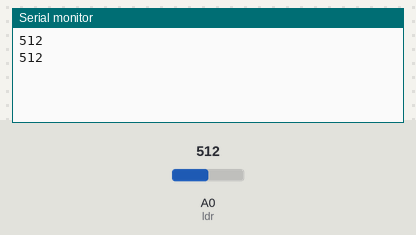
Bench run of a sketch on a simulated Arduino Uno, built with avr-gcc and run on an emulated ATmega328P. On the bench: the last lines printed to the serial monitor. The test bench sets the inputs (shaded band); at power-on: A0 (ldr) = 512.

Above: at 1.8 s.
1.9 s: A0 (ldr) set to 716
At 2.4 s:
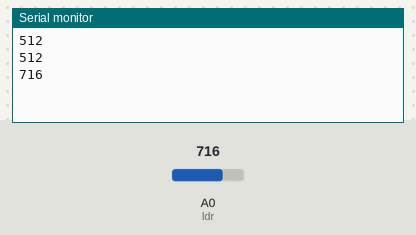
3.4 s: A0 (ldr) set to 900
At 4.8 s:
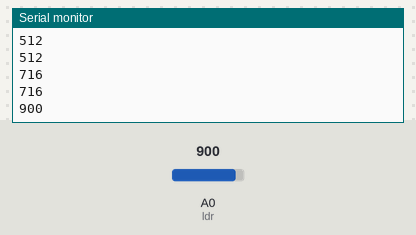
Timing chart, 0 to 6.4 s (numbered marks = the images above; inputs shaded):
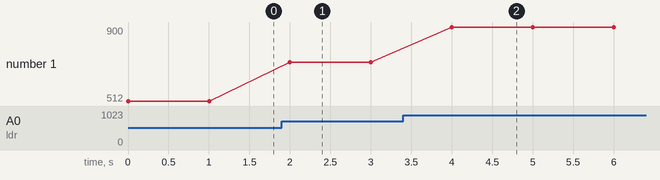

Measured:
- after the input at 1.9 s, the serial monitor: prints a new line after 0.10 s (image 1)
- after the input at 3.4 s, the serial monitor: prints a new line after 0.60 s (image 2)
- plotted number 1: 512 → 716 after the input at 1.9 s, 716 → 900 after the input at 3.4 s

The sketch:

LDR_Serial_Monitoring.ino
```cpp
int ldr= A0; //AO is the pin, ldr is a light depending resistor  Its declared here to provide public scope
void setup() {

pinMode(ldr ,INPUT);//we have pin,thsts the ip
 Serial.begin(9600); //to start serial comm.
}

void loop() {
  // put your main code here, to run repeatedly:
int ldr_data=analogRead(ldr);//to read data
Serial.println(ldr_data);//to print the read data
delay(1000);//to delay data output
}

//pullup and pulldown //uart
//bit.do/mesiot
//mqtt_protocol(messenger,ibmWatson)
//publisher---mosquito(broker)--->subscriber
//components=ldr,R,nodeMCU,breadboard,datacable
```
